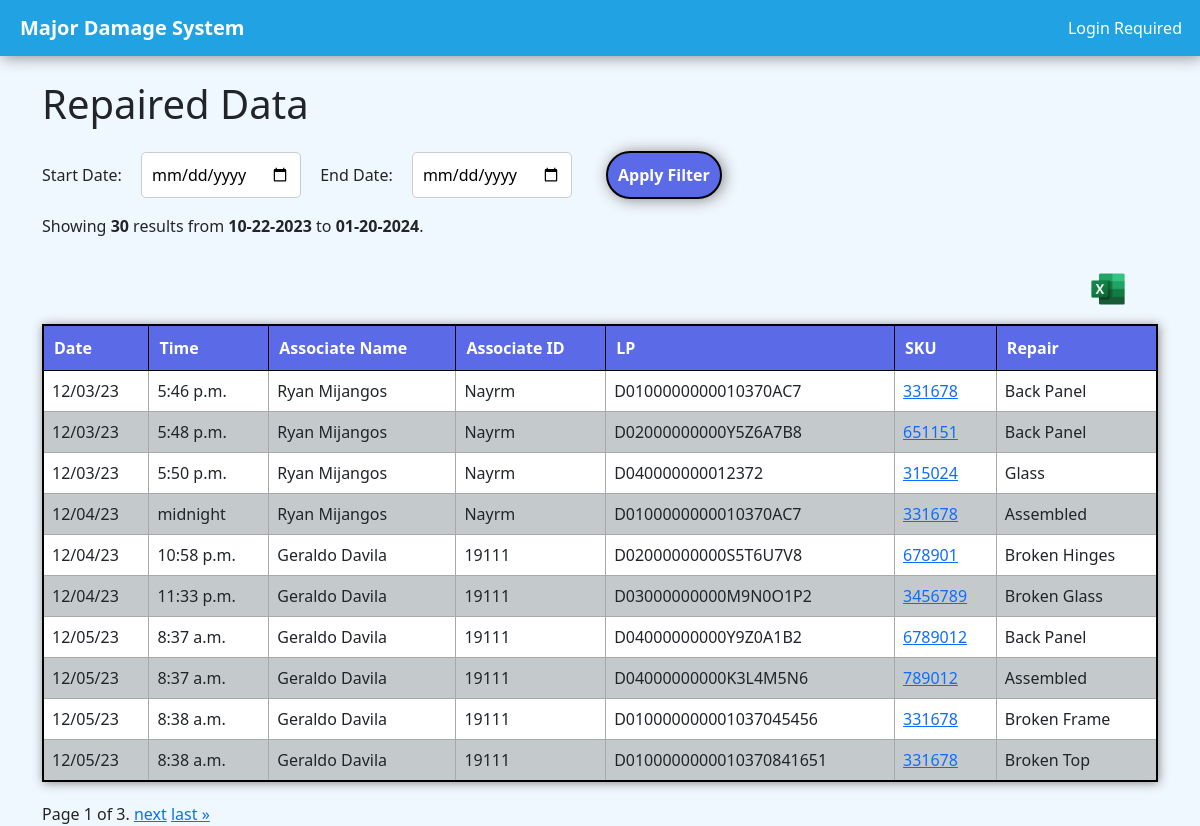
The app's page /MDlogger/data with its own data.
### MDlogger/models.py (models this page shows, shortened)
class SavedRepair(models.Model):
    date = models.DateField(auto_now_add=True)
    time = models.TimeField(auto_now_add=True)
    user = models.ForeignKey(User, on_delete=models.SET_NULL, null=True)
    sku = models.IntegerField()
    lp = models.CharField(max_length=255)
    repair = models.TextField()

### MDlogger/views/data.py (the view, shortened to what this page needs)
def data(request):
    sort_by = request.GET.get('sort_by', 'date')
    start_date_param = request.GET.get('start_date')
    end_date_param = request.GET.get('end_date')
    ninety_days_ago = datetime.now() - timedelta(days=90)
    start_date_default = ninety_days_ago.replace(hour=0, minute=0, second=0)
    end_date_default = datetime.now().replace(hour=23, minute=59, second=59)
    try:
        start_date = datetime.strptime(start_date_param, "%Y-%m-%d") if start_date_param else start_date_default
        end_date = datetime.strptime(end_date_param, "%Y-%m-%d") if end_date_param else end_date_default
    except ValueError as e:
        messages.error(request, "Incorrect date format. Please use YYYY-MM-DD.")
        start_date, end_date = start_date_default, end_date_default  # Fallback to defaults
    formatted_start_date = start_date.strftime("%m-%d-%Y")
    formatted_end_date = end_date.strftime("%m-%d-%Y")
    repairs = SavedRepair.objects.select_related('user')
    try:
        if start_date and end_date:
            repairs = repairs.filter(date__range=(start_date, end_date))
        repairs = repairs.order_by(sort_by)
        repairs_count = repairs.count()
        export_queryset = repairs
        page = request.GET.get('page', 1)
        paginator = Paginator(repairs, 10)
        try:
            repairs = paginator.page(page)
        except PageNotAnInteger:
            repairs = paginator.page(1)
        except EmptyPage:
            repairs = paginator.page(paginator.num_pages)
    except OperationalError as e:
        return JsonResponse({'error': 'Database error'}, status=500)
    except PageNotAnInteger:
        repairs = paginator.page(1)
    except EmptyPage:
        repairs = paginator.page(paginator.num_pages)
    context = {
        'repairs': repairs,
        'repairs_count': repairs_count,
        'formatted_start_date': formatted_start_date,
        'formatted_end_date': formatted_end_date,
    }
    export_to_excel = request.GET.get('export_to_excel')
    return render(request, 'MDlogger/data.html', context)

### MDlogger/templates/MDlogger/data.html (shortened to what this page needs)
{% extends 'MDlogger/base.html' %}
{% block content %}
<h1>Repaired Data</h1>
<div id="filter-container">
    <div>
        <label for="start_date">Start Date:</label>
        <input type="date" id="start_date" name="start_date">
        <label for="end_date">End Date:</label>
        <input type="date" id="end_date" name="end_date">
        <button id="filter-button" onclick="applyFilters()">Apply Filter </button>
    </div>
    <div>
        <p>Showing <strong>{{ repairs_count }}</strong> results from <strong>{{ formatted_start_date }}</strong> to <strong>{{ formatted_end_date }}</strong>.</p>
    </div>
</div>
<div id="table-container">
    <div id="export-button" onclick="exportToExcel()"></div>
    <table id="repairs-table">
        <thead>
            <tr>
                <th><a href="?sort=date">Date</a></th>
                <th><a href="?sort=time">Time</a></th>
                <th><a href="?sort=last_name">Associate Name</a></th>
                <th><a href="?sort=username">Associate ID</a></th>
                <th><a href="?sort=lp">LP</a></th>
                <th><a href="?sort=sku">SKU</a></th>
                <th><a href="?sort=repair">Repair</a></th>
            </tr>
        </thead>
        <tbody id="scrollable-body">
            {% for repair in repairs %}
            <tr>
                <td>{{ repair.date|date:"m/d/y" }}</td>
                <td>{{ repair.time }}</td>
                <td>{{ repair.user.first_name }} {{ repair.user.last_name }}</td>
                <td>{{ repair.user.username }}</td>
                <td>{{ repair.lp }}</td>
                <td><a href="https://product-imaging.intra.cityfurniture.io/products/skuinformation/{{ repair.sku }}" target="_blank">{{ repair.sku }}</a></td>
                <td>{{ repair.repair }}</td>
            </tr>
            {% endfor %}
        </tbody>
    </table>
</div>
<div class="pagination">
    <span class="step-links">
        <span class="current">
            Page {{ repairs.number }} of {{ repairs.paginator.num_pages }}.
        </span>
        {% if repairs.has_next %}
            <a href="?page={{ repairs.next_page_number }}">next</a>
            <a href="?page={{ repairs.paginator.num_pages }}">last &raquo;</a>
        {% endif %}
    </span>
</div>
{% endblock %}

### MDlogger/templates/MDlogger/data.html (style rules this page uses)
table { width: 100%; border-collapse: collapse; margin-bottom: 20px; border: 2px solid black ; box-shadow: 1px 1px 10px #888888; margin-top: 15px; }
body { background-color: aliceblue; }
th { background-color: #5b6be8; color: white; font-weight: bold; padding: 10px; text-align: left; border: 1px solid black; }
th a { text-decoration: none; color: white; }
td { border: 1px solid darkgray; padding: 8px; text-align: left; }
tr:nth-child(even) { background-color: #c4cacc; }
tr:nth-child(odd) { background-color: #ffffff; }
input { width: 160px; padding: 10px; margin: 15px; border: 1px solid #ccc; border-radius: 5px; box-sizing: border-box; }
#export-button { background: url('/static/MajorDamage/excelicon.png') center center no-repeat; background-size: cover; width: 70px; height: 40px; cursor: pointer; float: right; margin: 15px; border-radius: 25px; transition: all 0.3s ease 0s; }
#filter-button { background-color: #5b6be8; color: white; font-weight: bold; padding: 10px; text-align: left; border: 2px solid black; border-radius: 25px; cursor: pointer; transition: all 0.3s ease 0s; margin: 15px; box-shadow: 2px 1px 15px #888888; }

### records on screen
SavedRepair: date "12/03/23", time "5:46 p.m.", user.first_name "Ryan", user.last_name "Mijangos", user.username "Nayrm", lp "D0100000000010370AC7", sku "331678", repair "Back Panel"
SavedRepair: date "12/03/23", time "5:48 p.m.", user.first_name "Ryan", user.last_name "Mijangos", user.username "Nayrm", lp "D02000000000Y5Z6A7B8", sku "651151", repair "Back Panel"
SavedRepair: date "12/03/23", time "5:50 p.m.", user.first_name "Ryan", user.last_name "Mijangos", user.username "Nayrm", lp "D040000000012372", sku "315024", repair "Glass"
SavedRepair: date "12/04/23", time "midnight", user.first_name "Ryan", user.last_name "Mijangos", user.username "Nayrm", lp "D0100000000010370AC7", sku "331678", repair "Assembled"
SavedRepair: date "12/04/23", time "10:58 p.m.", user.first_name "Geraldo", user.last_name "Davila", user.username "19111", lp "D02000000000S5T6U7V8", sku "678901", repair "Broken Hinges"
SavedRepair: date "12/04/23", time "11:33 p.m.", user.first_name "Geraldo", user.last_name "Davila", user.username "19111", lp "D03000000000M9N0O1P2", sku "3456789", repair "Broken Glass"
SavedRepair: date "12/05/23", time "8:37 a.m.", user.first_name "Geraldo", user.last_name "Davila", user.username "19111", lp "D04000000000Y9Z0A1B2", sku "6789012", repair "Back Panel"
SavedRepair: date "12/05/23", time "8:37 a.m.", user.first_name "Geraldo", user.last_name "Davila", user.username "19111", lp "D04000000000K3L4M5N6", sku "789012", repair "Assembled"
SavedRepair: date "12/05/23", time "8:38 a.m.", user.first_name "Geraldo", user.last_name "Davila", user.username "19111", lp "D010000000001037045456", sku "331678", repair "Broken Frame"
SavedRepair: date "12/05/23", time "8:38 a.m.", user.first_name "Geraldo", user.last_name "Davila", user.username "19111", lp "D0100000000010370841651", sku "331678", repair "Broken Top"

### other values on screen
{{ repairs_count }} "30"
{{ repairs.number }} "1"
{{ repairs.paginator.num_pages }} "3"
